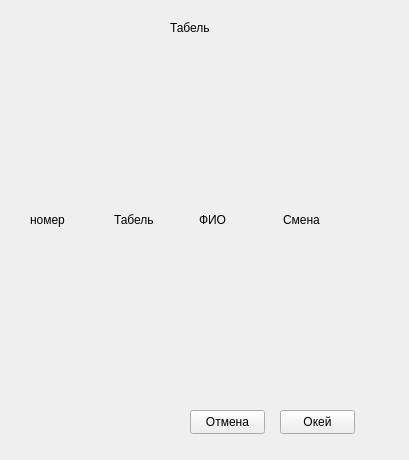
<?xml version="1.0" encoding="UTF-8"?>
<ui version="4.0">
 <class>Form</class>
 <widget class="QWidget" name="Form">
  <property name="geometry">
   <rect>
    <x>0</x>
    <y>0</y>
    <width>409</width>
    <height>460</height>
   </rect>
  </property>
  <property name="windowTitle">
   <string>Form</string>
  </property>
  <widget class="QLabel" name="label">
   <property name="geometry">
    <rect>
     <x>170</x>
     <y>20</y>
     <width>49</width>
     <height>16</height>
    </rect>
   </property>
   <property name="text">
    <string>Табель</string>
   </property>
  </widget>
  <widget class="QWidget" name="gridLayoutWidget">
   <property name="geometry">
    <rect>
     <x>30</x>
     <y>49</y>
     <width>331</width>
     <height>341</height>
    </rect>
   </property>
   <layout class="QGridLayout" name="grid">
    <item row="0" column="1">
     <widget class="QLabel" name="label_4">
      <property name="text">
       <string>Табель</string>
      </property>
     </widget>
    </item>
    <item row="0" column="0">
     <widget class="QLabel" name="label_2">
      <property name="text">
       <string>номер</string>
      </property>
     </widget>
    </item>
    <item row="0" column="2">
     <widget class="QLabel" name="label_5">
      <property name="text">
       <string>ФИО</string>
      </property>
     </widget>
    </item>
    <item row="0" column="3">
     <widget class="QLabel" name="label_3">
      <property name="text">
       <string>Смена</string>
      </property>
     </widget>
    </item>
   </layout>
  </widget>
  <widget class="QPushButton" name="b_ok">
   <property name="geometry">
    <rect>
     <x>280</x>
     <y>410</y>
     <width>75</width>
     <height>24</height>
    </rect>
   </property>
   <property name="text">
    <string>Окей</string>
   </property>
  </widget>
  <widget class="QPushButton" name="b_cancel">
   <property name="geometry">
    <rect>
     <x>190</x>
     <y>410</y>
     <width>75</width>
     <height>24</height>
    </rect>
   </property>
   <property name="text">
    <string>Отмена</string>
   </property>
  </widget>
 </widget>
 <resources/>
 <connections/>
</ui>
